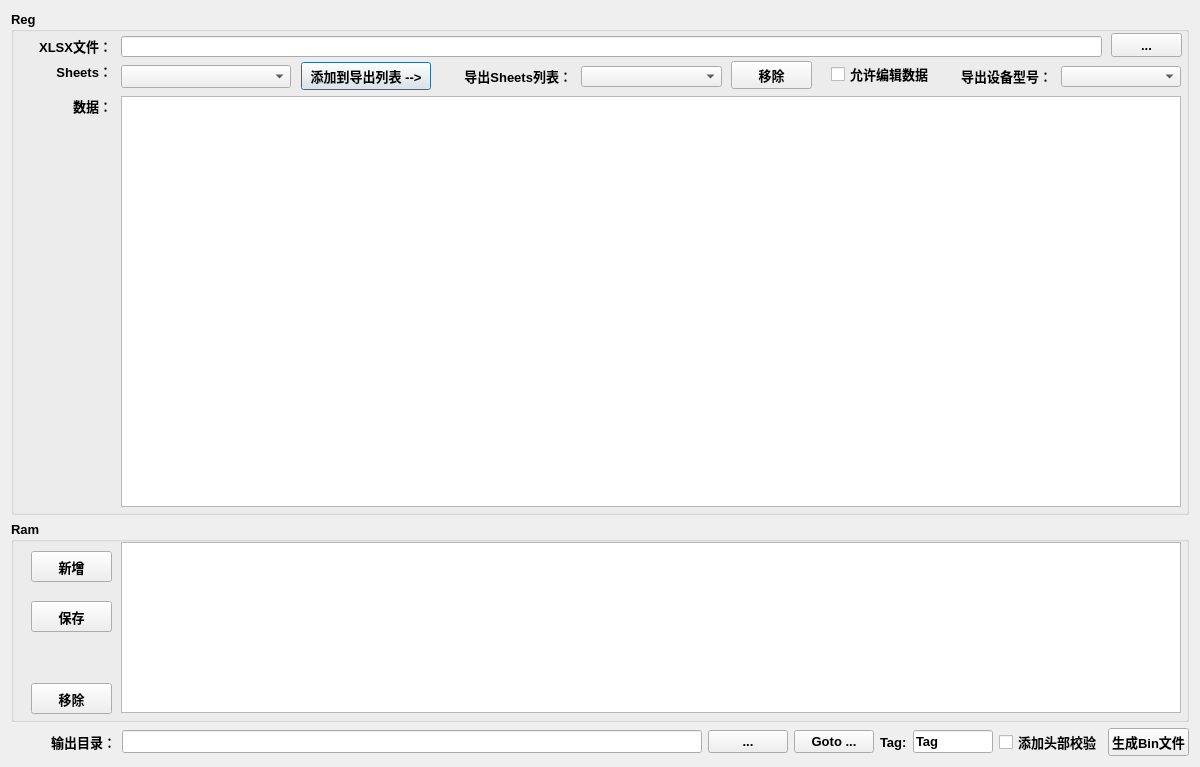
<?xml version="1.0" encoding="UTF-8"?>
<ui version="4.0">
 <class>DialogConfigPack</class>
 <widget class="QDialog" name="DialogConfigPack">
  <property name="geometry">
   <rect>
    <x>0</x>
    <y>0</y>
    <width>1200</width>
    <height>767</height>
   </rect>
  </property>
  <property name="font">
   <font>
    <pointsize>10</pointsize>
    <bold>true</bold>
   </font>
  </property>
  <property name="acceptDrops">
   <bool>true</bool>
  </property>
  <property name="windowTitle">
   <string>Dialog</string>
  </property>
  <layout class="QVBoxLayout" name="verticalLayout" stretch="5,2,0">
   <item>
    <widget class="QGroupBox" name="groupBox1">
     <property name="font">
      <font>
       <pointsize>10</pointsize>
       <bold>true</bold>
      </font>
     </property>
     <property name="acceptDrops">
      <bool>true</bool>
     </property>
     <property name="title">
      <string>Reg</string>
     </property>
     <widget class="QLabel" name="label">
      <property name="geometry">
       <rect>
        <x>10</x>
        <y>25</y>
        <width>91</width>
        <height>20</height>
       </rect>
      </property>
      <property name="text">
       <string>XLSX文件：</string>
      </property>
      <property name="alignment">
       <set>Qt::AlignRight|Qt::AlignTrailing|Qt::AlignVCenter</set>
      </property>
     </widget>
     <widget class="QLineEdit" name="lineEditXlsxFile">
      <property name="geometry">
       <rect>
        <x>110</x>
        <y>25</y>
        <width>981</width>
        <height>21</height>
       </rect>
      </property>
     </widget>
     <widget class="QTableView" name="tableViewReg">
      <property name="geometry">
       <rect>
        <x>110</x>
        <y>85</y>
        <width>1060</width>
        <height>411</height>
       </rect>
      </property>
      <property name="acceptDrops">
       <bool>true</bool>
      </property>
      <property name="selectionMode">
       <enum>QAbstractItemView::ExtendedSelection</enum>
      </property>
      <attribute name="horizontalHeaderHighlightSections">
       <bool>false</bool>
      </attribute>
      <attribute name="horizontalHeaderStretchLastSection">
       <bool>false</bool>
      </attribute>
      <attribute name="verticalHeaderHighlightSections">
       <bool>false</bool>
      </attribute>
      <attribute name="verticalHeaderStretchLastSection">
       <bool>false</bool>
      </attribute>
     </widget>
     <widget class="QLabel" name="label_3">
      <property name="geometry">
       <rect>
        <x>10</x>
        <y>50</y>
        <width>91</width>
        <height>20</height>
       </rect>
      </property>
      <property name="text">
       <string>Sheets：</string>
      </property>
      <property name="alignment">
       <set>Qt::AlignRight|Qt::AlignTrailing|Qt::AlignVCenter</set>
      </property>
     </widget>
     <widget class="QWidget" name="horizontalLayoutWidget">
      <property name="geometry">
       <rect>
        <x>110</x>
        <y>50</y>
        <width>310</width>
        <height>31</height>
       </rect>
      </property>
      <layout class="QHBoxLayout" name="horizontalLayout" stretch="1,0">
       <property name="spacing">
        <number>10</number>
       </property>
       <item>
        <widget class="QComboBox" name="comboBoxSheets1">
         <property name="minimumSize">
          <size>
           <width>120</width>
           <height>0</height>
          </size>
         </property>
        </widget>
       </item>
       <item>
        <widget class="QPushButton" name="pushButtonAddSheet">
         <property name="minimumSize">
          <size>
           <width>130</width>
           <height>0</height>
          </size>
         </property>
         <property name="text">
          <string>添加到导出列表 --&gt;</string>
         </property>
        </widget>
       </item>
      </layout>
     </widget>
     <widget class="QLabel" name="label_4">
      <property name="geometry">
       <rect>
        <x>10</x>
        <y>80</y>
        <width>91</width>
        <height>30</height>
       </rect>
      </property>
      <property name="text">
       <string>数据：</string>
      </property>
      <property name="alignment">
       <set>Qt::AlignRight|Qt::AlignTrailing|Qt::AlignVCenter</set>
      </property>
     </widget>
     <widget class="QLabel" name="label_6">
      <property name="geometry">
       <rect>
        <x>430</x>
        <y>55</y>
        <width>131</width>
        <height>20</height>
       </rect>
      </property>
      <property name="text">
       <string>导出Sheets列表：</string>
      </property>
      <property name="alignment">
       <set>Qt::AlignRight|Qt::AlignTrailing|Qt::AlignVCenter</set>
      </property>
     </widget>
     <widget class="QLabel" name="label_7">
      <property name="geometry">
       <rect>
        <x>930</x>
        <y>55</y>
        <width>111</width>
        <height>20</height>
       </rect>
      </property>
      <property name="text">
       <string>导出设备型号：</string>
      </property>
      <property name="alignment">
       <set>Qt::AlignRight|Qt::AlignTrailing|Qt::AlignVCenter</set>
      </property>
     </widget>
     <widget class="QComboBox" name="comboBoxSheets2">
      <property name="geometry">
       <rect>
        <x>570</x>
        <y>55</y>
        <width>141</width>
        <height>21</height>
       </rect>
      </property>
     </widget>
     <widget class="QPushButton" name="pushButtonRemoveSheet">
      <property name="geometry">
       <rect>
        <x>720</x>
        <y>50</y>
        <width>81</width>
        <height>28</height>
       </rect>
      </property>
      <property name="text">
       <string>移除</string>
      </property>
     </widget>
     <widget class="QPushButton" name="pushButtonGetXlsxFile">
      <property name="geometry">
       <rect>
        <x>1100</x>
        <y>22</y>
        <width>71</width>
        <height>24</height>
       </rect>
      </property>
      <property name="text">
       <string>...</string>
      </property>
     </widget>
     <widget class="QComboBox" name="comboBoxModels">
      <property name="geometry">
       <rect>
        <x>1050</x>
        <y>55</y>
        <width>120</width>
        <height>21</height>
       </rect>
      </property>
      <property name="minimumSize">
       <size>
        <width>120</width>
        <height>0</height>
       </size>
      </property>
     </widget>
     <widget class="QCheckBox" name="checkBoxEditable">
      <property name="geometry">
       <rect>
        <x>820</x>
        <y>50</y>
        <width>111</width>
        <height>26</height>
       </rect>
      </property>
      <property name="text">
       <string>允许编辑数据</string>
      </property>
     </widget>
    </widget>
   </item>
   <item>
    <widget class="QGroupBox" name="groupBox2">
     <property name="acceptDrops">
      <bool>true</bool>
     </property>
     <property name="title">
      <string>Ram</string>
     </property>
     <widget class="QTableView" name="tableViewRam">
      <property name="geometry">
       <rect>
        <x>110</x>
        <y>21</y>
        <width>1060</width>
        <height>171</height>
       </rect>
      </property>
      <property name="acceptDrops">
       <bool>true</bool>
      </property>
      <property name="selectionMode">
       <enum>QAbstractItemView::SingleSelection</enum>
      </property>
      <property name="selectionBehavior">
       <enum>QAbstractItemView::SelectRows</enum>
      </property>
      <attribute name="horizontalHeaderHighlightSections">
       <bool>false</bool>
      </attribute>
      <attribute name="verticalHeaderHighlightSections">
       <bool>false</bool>
      </attribute>
     </widget>
     <widget class="QPushButton" name="pushButtonAddRam">
      <property name="geometry">
       <rect>
        <x>20</x>
        <y>30</y>
        <width>81</width>
        <height>31</height>
       </rect>
      </property>
      <property name="text">
       <string>新增</string>
      </property>
     </widget>
     <widget class="QPushButton" name="pushButtonDelRam">
      <property name="geometry">
       <rect>
        <x>20</x>
        <y>162</y>
        <width>81</width>
        <height>31</height>
       </rect>
      </property>
      <property name="text">
       <string>移除</string>
      </property>
     </widget>
     <widget class="QPushButton" name="pushButtonSaveRam">
      <property name="geometry">
       <rect>
        <x>20</x>
        <y>80</y>
        <width>81</width>
        <height>31</height>
       </rect>
      </property>
      <property name="text">
       <string>保存</string>
      </property>
     </widget>
    </widget>
   </item>
   <item>
    <layout class="QHBoxLayout" name="horizontalLayout_2">
     <item>
      <widget class="QLabel" name="label_8">
       <property name="minimumSize">
        <size>
         <width>105</width>
         <height>0</height>
        </size>
       </property>
       <property name="text">
        <string>输出目录：</string>
       </property>
       <property name="alignment">
        <set>Qt::AlignRight|Qt::AlignTrailing|Qt::AlignVCenter</set>
       </property>
      </widget>
     </item>
     <item>
      <widget class="QLineEdit" name="lineEditSavePath"/>
     </item>
     <item>
      <widget class="QPushButton" name="pushButtonGetSavePath">
       <property name="text">
        <string>...</string>
       </property>
      </widget>
     </item>
     <item>
      <widget class="QPushButton" name="pushButtonGotoSavePath">
       <property name="text">
        <string>Goto ...</string>
       </property>
      </widget>
     </item>
     <item>
      <widget class="QLabel" name="label_2">
       <property name="text">
        <string>Tag:</string>
       </property>
      </widget>
     </item>
     <item>
      <widget class="QLineEdit" name="lineEditTag">
       <property name="maximumSize">
        <size>
         <width>80</width>
         <height>16777215</height>
        </size>
       </property>
       <property name="text">
        <string>Tag</string>
       </property>
      </widget>
     </item>
     <item>
      <widget class="QCheckBox" name="checkBoxHeadChecksum">
       <property name="text">
        <string>添加头部校验</string>
       </property>
      </widget>
     </item>
     <item>
      <widget class="QPushButton" name="pushButtonBuildCfg">
       <property name="text">
        <string>生成Bin文件</string>
       </property>
      </widget>
     </item>
    </layout>
   </item>
  </layout>
 </widget>
 <resources/>
 <connections/>
</ui>
